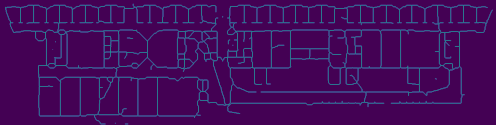
#> input picture cv-floorplan/SkeletonTrace/skeleton.png, 496 x 125 px
$ python Ransc.py
#> lines starting #> are read from the running program, lines starting #| are printed output that depends on the picture; after the words box and inside, x2 and y2 are one past the last pixel; in counts of white or black regions, pixels touching at a corner belong together
import numpy as np
from matplotlib import pyplot as plt

from skimage.measure import LineModelND, ransac
import os
from skimage import io
import math
import datetime


def read_image_array_as_cartesian_data_points(imagefilename):
    folder_script=os.path.dirname(__file__)
    file_noisy_curve=os.path.join(folder_script,imagefilename)
    np_image=io.imread(file_noisy_curve,as_gray=True)
    black_white_threshold=0
    if (np_image.dtype == 'float'):
        black_white_threshold=0.5
    elif (np_image.dtype == 'uint8'):
        black_white_threshold=128
    else:
        raise Exception("Invalid dtype %s " % (np_image.dtype))
    indices=np.where(np_image <= black_white_threshold)
    width=np_image.shape[1]
    height=np_image.shape[0]
    cartesian_y=height-indices[0]-1
    np_data_points=np.column_stack((indices[1],cartesian_y))
    return np_data_points, width,height

def find_line(data_points:np.ndarray,width,height):
    distance_from_line=2
    model_robust, inliers = ransac(data_points, LineModelND, min_samples=3,
                                   residual_threshold=distance_from_line, max_trials=1000)

    line_x = np.arange(0, width)
    line_y = model_robust.predict_y(line_x)
    blank_image=np.ones((height,width),dtype='float')
    for i in range(0,len(line_x)):
        x=int(line_x[i])
        y=height - int(line_y[i]) -1
        if (x >= width) or (y >= height):
            continue
        blank_image[y][x]=0.0

    pass
    return blank_image

def save_image(new_image_array:np.ndarray, imagefilename:str):
    filename_noextension=os.path.splitext(imagefilename)[0]
    folder_script=os.path.dirname(__file__)
    file_result=os.path.join(folder_script,("result.png"))
    plt.imsave(file_result,new_image_array)


def extract_best_ransac_line(imagefile:str):
    """
    Extracts the best possible line using scikit learn's RANSAC function
    and creates a new image in the Out folder with this line
    """
    image,width,height=read_image_array_as_cartesian_data_points(imagefile)
#> in read_image_array_as_cartesian_data_points, `np_image=io.imread(file_noisy_curve,as_gray=True)`:
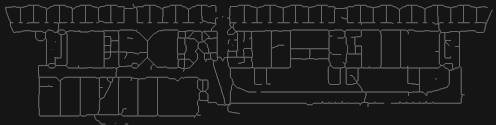
#> np_image: shape (125, 496) float64; min 0.0832, max 0.483, mean 0.113
#> in read_image_array_as_cartesian_data_points, `indices=np.where(np_image <= black_white_threshold)`: indices = 62000 positions, rows 0 to 124, columns 0 to 495
#> in read_image_array_as_cartesian_data_points, `np_data_points=np.column_stack((indices[1],cartesian_y))`: np_data_points = 62000 pairs, first value 0 to 495, second value 0 to 124
#> image has the same summary as np_data_points in read_image_array_as_cartesian_data_points; width = 496; height = 125
    new_image=find_line(image,width,height)
#> in find_line, `line_y = model_robust.predict_y(line_x)`: line_y = 496 values from 21 to 103.5
#> the loop in find_line, `for i in range(0,len(line_x)):` made 496 passes
#> y on passes 1 to 3: 104, 103, 103
#> after the loop in find_line, `for i in range(0,len(line_x)):`:
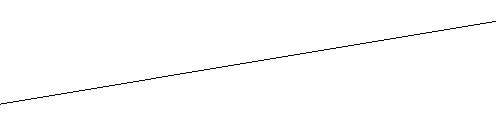
#> blank_image: shape (125, 496) float64; values 0 (black) and 1 (white), 99.2% white; black in thin lines or dots, all inside (x1, y1, x2, y2) = (0, 21, 496, 105)
    save_image(new_image,imagefile)
#> in save_image, `plt.imsave(file_result,new_image_array)`:
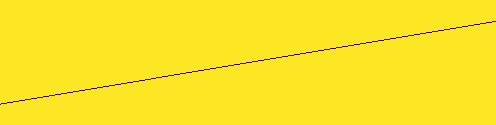
#> saved as result.png: shape (125, 496, 3); mean R, G, B 251.5, 229.2, 36.4
    pass


extract_best_ransac_line("SkeletonTrace/skeleton.png")
